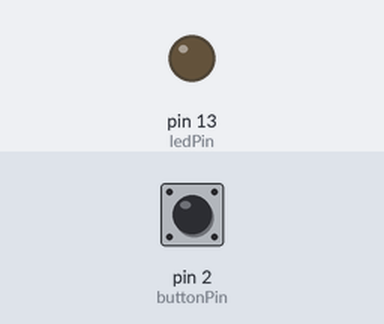
A sketch run on a simulated Arduino Uno, built with avr-gcc and run on an emulated ATmega328P. Parts: output pins drawn as LEDs (lit = HIGH). Inputs (shaded band) come from the test bench; at power-on: pin 2 (buttonPin) HIGH.

Above: at 1.2 s.
1.3 s: pin 2 (buttonPin) pulled LOW for 0.15 s
At 1.8 s:
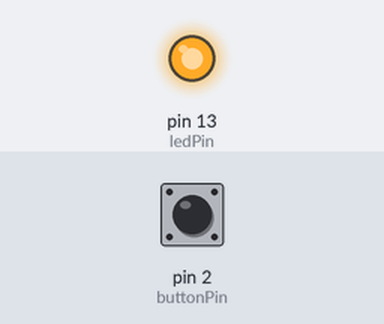
2.9 s: pin 2 (buttonPin) pulled LOW for 1 s
At 4.2 s:
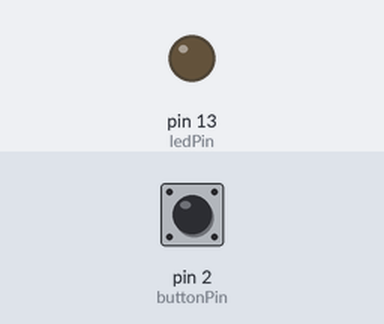
5.4 s: pin 2 (buttonPin) pulled LOW for 3.2 s
At 9.0 s:
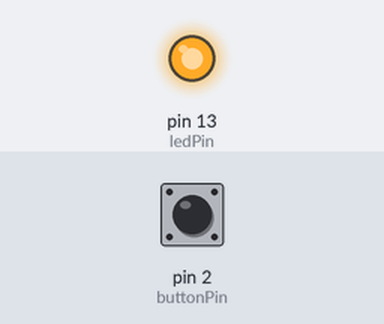
Timing chart, 0 to 10.5 s (numbered marks = the images above; inputs shaded):
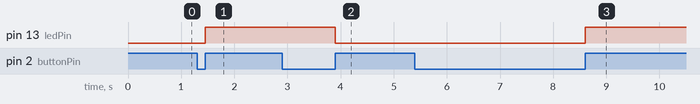

The sketch:

sketch_nov19a.ino
```cpp
const int buttonPin = 2;   // Button input pin
const int ledPin = 13;     // LED output pin

bool ledState = LOW;

void setup() {
  pinMode(buttonPin, INPUT_PULLUP); // Button uses internal pull-up
  pinMode(ledPin, OUTPUT);
  digitalWrite(ledPin, ledState);   // LED initially OFF
}

void loop() {


  if (digitalRead(buttonPin) == LOW) {


    while (digitalRead(buttonPin) == LOW) {

    }
    ledState = !ledState;
    digitalWrite(ledPin, ledState);
  }
}
```

Measured:
- after the input at 1.3 s, pin 13 (ledPin): LOW → HIGH after 0.15 s
- after the input at 2.9 s, pin 13 (ledPin): HIGH → LOW after 1.0 s
- after the input at 5.4 s, pin 13 (ledPin): LOW → HIGH after 3.2 s
